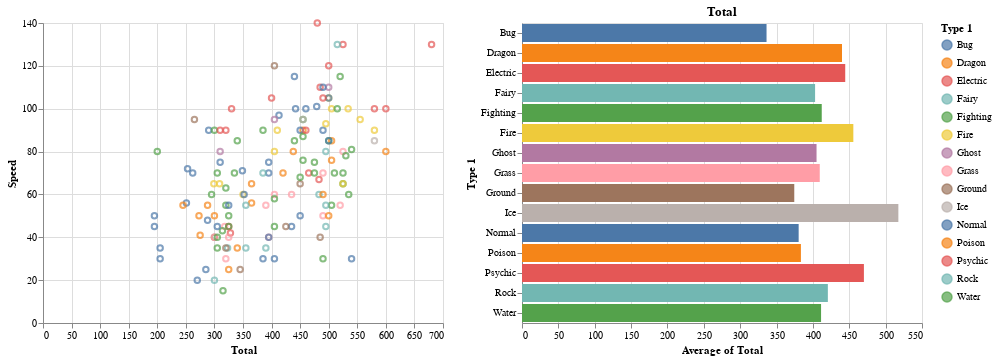

The notebook cell this image was saved under:
### Code cell
multi = alt.selection_multi(fields=['Type 1'])
interval = alt.selection_interval(encodings=['x', 'y'], empty='all')

scatter = alt.Chart(df).mark_point().encode(
   x='Total',
   y='Speed',
   color=alt.condition(multi & interval, 'Type 1', alt.value('darkgray'))
).properties(
   selection=interval
)

bar = alt.Chart(df).mark_bar().encode(
   x='average(Total)', 
   y='Type 1', 
   color=alt.condition(multi, 'Type 1', alt.value('darkgray'))
).properties(
   selection=multi,
   title='Total'
).transform_filter(
   interval)

scatter | bar

### Figure 1 — Vega-Lite specification as saved in the notebook (floating-point values rounded to 4 significant figures; data arrays with more than 128 entries replaced by an {"elided": "..."} marker saying what was removed)
{"config": {"view": {"continuousWidth": 400, "continuousHeight": 300}}, "hconcat": [{"mark": "point", "encoding": {"color": {"condition": {"field": "Type 1", "type": "nominal", "selection": {"and": ["selector008", "selector009"]}}, "value": "darkgray"}, "x": {"field": "Total", "type": "quantitative"}, "y": {"field": "Speed", "type": "quantitative"}}, "selection": {"selector009": {"type": "interval", "encodings": ["x", "y"], "empty": "all"}}}, {"mark": "bar", "encoding": {"color": {"condition": {"field": "Type 1", "type": "nominal", "selection": "selector008"}, "value": "darkgray"}, "x": {"aggregate": "average", "field": "Total", "type": "quantitative"}, "y": {"field": "Type 1", "type": "nominal"}}, "selection": {"selector008": {"type": "multi", "fields": ["Type 1"]}}, "title": "Total", "transform": [{"filter": {"selection": "selector009"}}]}], "data": {"name": "data-5eafba443aa54ea1789fab40add1f57d"}, "$schema": "https://vega.github.io/schema/vega-lite/v4.17.0.json", "datasets": {"data-5eafba443aa54ea1789fab40add1f57d": {"elided": "151 records"}}}
